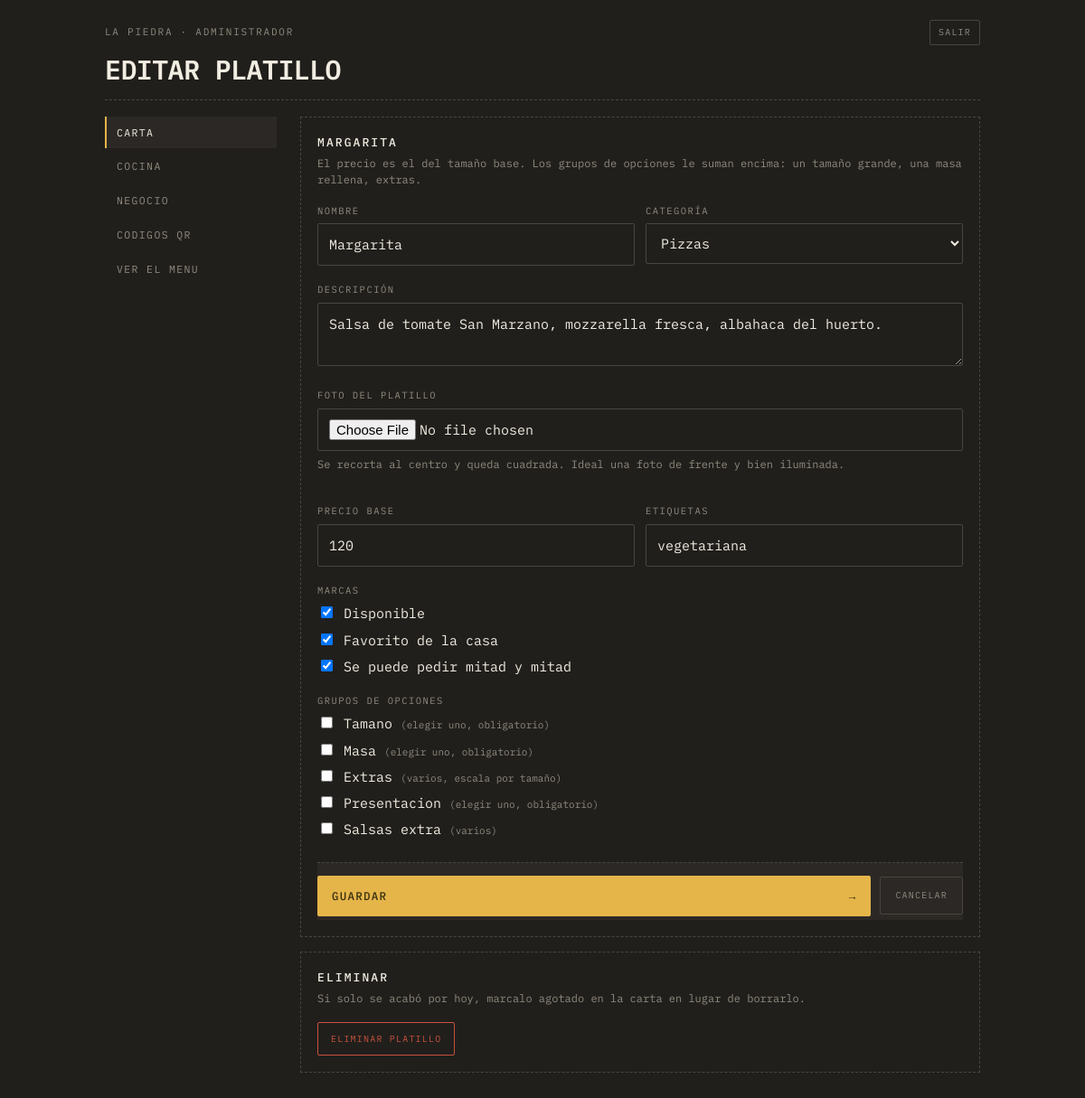
The app's page /admin/producto.php?id=1 (signed in) with its own data.
### tables this page shows
CREATE TABLE negocios (
  id            INT AUTO_INCREMENT PRIMARY KEY,
  slug          VARCHAR(60)  NOT NULL UNIQUE,
  nombre        VARCHAR(120) NOT NULL,
  tagline       VARCHAR(180) DEFAULT NULL,
  whatsapp      VARCHAR(20)  NOT NULL,
  moneda        VARCHAR(5)   NOT NULL DEFAULT 'L',
  impuesto      DECIMAL(4,3) NOT NULL DEFAULT 0.150,
  tema          VARCHAR(30)  NOT NULL DEFAULT 'comanda',
  color_fondo   VARCHAR(9)   DEFAULT NULL,    
  color_acento  VARCHAR(9)   DEFAULT NULL,    
  activo        TINYINT(1)   NOT NULL DEFAULT 1,
  creado        TIMESTAMP    NOT NULL DEFAULT CURRENT_TIMESTAMP
);

CREATE TABLE productos (
  id           INT AUTO_INCREMENT PRIMARY KEY,
  negocio_id   INT NOT NULL,
  categoria_id INT NOT NULL,
  nombre       VARCHAR(120) NOT NULL,
  descripcion  VARCHAR(400) DEFAULT NULL,
  imagen       VARCHAR(255) DEFAULT NULL,
  precio       DECIMAL(10,2) NOT NULL DEFAULT 0,
  disponible   TINYINT(1) NOT NULL DEFAULT 1,
  destacado    TINYINT(1) NOT NULL DEFAULT 0,
  mitades      TINYINT(1) NOT NULL DEFAULT 0,
  etiquetas    VARCHAR(120) DEFAULT NULL,
  orden        INT NOT NULL DEFAULT 0,
  CONSTRAINT fk_productos_negocio FOREIGN KEY (negocio_id)
    REFERENCES negocios(id) ON DELETE CASCADE,
  CONSTRAINT fk_productos_categoria FOREIGN KEY (categoria_id)
    REFERENCES categorias(id) ON DELETE CASCADE
);

CREATE TABLE grupos (
  id                INT AUTO_INCREMENT PRIMARY KEY,
  negocio_id        INT NOT NULL,
  nombre            VARCHAR(80) NOT NULL,
  tipo              ENUM('unico','multiple') NOT NULL DEFAULT 'unico',
  obligatorio       TINYINT(1) NOT NULL DEFAULT 0,
  minimo            INT NOT NULL DEFAULT 0,
  maximo            INT NOT NULL DEFAULT 0,      
  escala_por_tamano TINYINT(1) NOT NULL DEFAULT 0,
  orden             INT NOT NULL DEFAULT 0,
  CONSTRAINT fk_grupos_negocio FOREIGN KEY (negocio_id)
    REFERENCES negocios(id) ON DELETE CASCADE
);

### app/util.php (called while the page is built, shortened)
<?php
function e($texto): string
{
    return htmlspecialchars((string) $texto, ENT_QUOTES | ENT_SUBSTITUTE, 'UTF-8');
}
function url(string $ruta = ''): string
{
    return rtrim(BASE_URL, '/') . '/' . ltrim($ruta, '/');
}
function entero($valor, int $porDefecto = 0): int
{
    return is_numeric($valor) ? (int) $valor : $porDefecto;
}

### app/db.php (called while the page is built, shortened)
<?php
function db(): PDO
{
    static $pdo = null;
    if ($pdo === null) {
        $dsn = 'mysql:host=' . DB_HOST . ';dbname=' . DB_NOMBRE . ';charset=utf8mb4';
        try {
            $pdo = new PDO($dsn, DB_USUARIO, DB_CLAVE, [
                PDO::ATTR_ERRMODE            => PDO::ERRMODE_EXCEPTION,
                PDO::ATTR_DEFAULT_FETCH_MODE => PDO::FETCH_ASSOC,
                PDO::ATTR_EMULATE_PREPARES   => false,
            ]);
        } catch (PDOException $e) {
            http_response_code(500);
            if (MOSTRAR_ERRORES) {
                exit('No se pudo conectar a la base de datos: ' . $e->getMessage());
            }
            exit('No se pudo conectar a la base de datos.');
        }
    }
    return $pdo;
}
function consulta(string $sql, array $params = []): PDOStatement
{
    $st = db()->prepare($sql);
    $st->execute($params);
    return $st;
}
function una(string $sql, array $params = []): ?array
{
    $fila = consulta($sql, $params)->fetch();
    return $fila === false ? null : $fila;
}
function todas(string $sql, array $params = []): array
{
    return consulta($sql, $params)->fetchAll();
}

### app/repo.php (called while the page is built, shortened)
<?php
require_once __DIR__ . '/db.php';
require_once __DIR__ . '/util.php';
function negocio_por_id(int $id): ?array
{
    return una('SELECT * FROM negocios WHERE id = ?', [$id]);
}
function categorias(int $negocioId): array
{
    return todas(
        'SELECT * FROM categorias WHERE negocio_id = ? ORDER BY orden, nombre',
        [$negocioId]
    );
}

### app/auth.php (called while the page is built, shortened)
<?php
require_once __DIR__ . '/db.php';
require_once __DIR__ . '/util.php';
function usuario(): ?array
{
    return $_SESSION['usuario'] ?? null;
}
function requiere_sesion(): array
{
    $u = usuario();
    return $u;
}
function requiere_dueno(): array
{
    $u = requiere_sesion();
    return $u;
}

### admin/producto.php (the view, shortened to what this page needs)
<?php
require_once __DIR__ . '/comun.php';
$u = requiere_dueno();
$negocio = negocio_por_id((int) $u['negocio_id']);
$negocioId = (int) $negocio['id'];
$id = entero($_GET['id'] ?? 0);
$producto = null;
if ($id > 0) {
    $producto = una('SELECT * FROM productos WHERE id = ? AND negocio_id = ?', [$id, $negocioId]);
}
$cats   = categorias($negocioId);
$grupos = todas('SELECT * FROM grupos WHERE negocio_id = ? ORDER BY orden, nombre', [$negocioId]);
$asignados = [];
$v = function (string $campo, $porDefecto = '') use ($producto) {
    return $producto[$campo] ?? $porDefecto;
};
cabecera_panel($id > 0 ? 'Editar platillo' : 'Nuevo platillo', 'carta', $negocio);
?>
<div class="bloque">
  <h2><?= $id > 0 ? e($producto['nombre']) : 'Nuevo platillo' ?></h2>
  <p class="ayuda">
    El precio es el del tamaño base. Los grupos de opciones le suman encima:
    un tamaño grande, una masa rellena, extras.
  </p>
  <form method="post" enctype="multipart/form-data">
    <div class="dos">
      <div class="campo" style="margin-top:0">
        <label class="campo__rotulo" for="nombre">Nombre</label>
        <input id="nombre" name="nombre" maxlength="120" required value="<?= e($v('nombre')) ?>">
      </div>
      <div class="campo" style="margin-top:0">
        <label class="campo__rotulo" for="categoria_id">Categoría</label>
        <select id="categoria_id" name="categoria_id">
          <?php foreach ($cats as $c): ?>
            <option value="<?= (int) $c['id'] ?>"<?= (int) $c['id'] === (int) $v('categoria_id', 0) ? ' selected' : '' ?>>
              <?= e($c['nombre']) ?>
            </option>
          <?php endforeach; ?>
        </select>
      </div>
    </div>
    <div class="campo">
      <label class="campo__rotulo" for="descripcion">Descripción</label>
      <textarea id="descripcion" name="descripcion" maxlength="400"
                placeholder="Los ingredientes, como los diría un mesero"><?= e($v('descripcion')) ?></textarea>
    </div>
    <div class="campo">
      <label class="campo__rotulo" for="imagen">Foto del platillo</label>
      <input id="imagen" name="imagen" type="file" accept="image/jpeg,image/png,image/webp">
      <p class="ayuda" style="margin-top:6px">
        Se recorta al centro y queda cuadrada. Ideal una foto de frente y bien iluminada.
      </p>
    </div>
    <div class="dos">
      <div class="campo">
        <label class="campo__rotulo" for="precio">Precio base</label>
        <input id="precio" name="precio" type="number" min="0" step="1" value="<?= (int) $v('precio', 0) ?>">
      </div>
      <div class="campo">
        <label class="campo__rotulo" for="etiquetas">Etiquetas</label>
        <input id="etiquetas" name="etiquetas" maxlength="120" value="<?= e($v('etiquetas')) ?>"
               placeholder="picante, vegetariana">
      </div>
    </div>
    <div class="campo">
      <span class="campo__rotulo">Marcas</span>
      <label style="display:block;margin-bottom:6px">
        <input type="checkbox" name="disponible" style="width:auto"
               <?= $id === 0 || (int) $v('disponible', 1) === 1 ? 'checked' : '' ?>> Disponible
      </label>
      <label style="display:block;margin-bottom:6px">
        <input type="checkbox" name="destacado" style="width:auto"
               <?= (int) $v('destacado', 0) === 1 ? 'checked' : '' ?>> Favorito de la casa
      </label>
      <label style="display:block">
        <input type="checkbox" name="mitades" style="width:auto"
               <?= (int) $v('mitades', 0) === 1 ? 'checked' : '' ?>> Se puede pedir mitad y mitad
      </label>
    </div>
    <div class="campo">
      <span class="campo__rotulo">Grupos de opciones</span>
      <?php foreach ($grupos as $g): ?>
        <label style="display:block;margin-bottom:6px">
          <input type="checkbox" name="grupos[]" value="<?= (int) $g['id'] ?>" style="width:auto"
                 <?= in_array((int) $g['id'], $asignados, true) ? 'checked' : '' ?>>
          <?= e($g['nombre']) ?>
          <span style="color:var(--suave);font-size:11px">
            (<?= $g['tipo'] === 'unico' ? 'elegir uno' : 'varios' ?><?= (int) $g['obligatorio'] === 1 ? ', obligatorio' : '' ?><?= (int) $g['escala_por_tamano'] === 1 ? ', escala por tamaño' : '' ?>)
          </span>
        </label>
      <?php endforeach; ?>
    </div>
    <div class="pie">
      <button class="accion" type="submit"><span>Guardar</span><span>&rarr;</span></button>
      <a class="mini" href="<?= url('admin/index.php') ?>" style="padding:12px 16px">Cancelar</a>
    </div>
  </form>
</div>
<?php if ($id > 0): ?>
<div class="bloque">
  <h2>Eliminar</h2>
  <p class="ayuda">Si solo se acabó por hoy, marcalo agotado en la carta en lugar de borrarlo.</p>
  <form method="post" action="<?= url('admin/index.php') ?>"
        onsubmit="return confirm('¿Eliminar este platillo de la carta?')">
    <button class="mini mini--peligro" type="submit" style="padding:10px 14px">Eliminar platillo</button>
  </form>
</div>
<?php endif; ?>
<?php pie_panel(); ?>

### admin/comun.php (shortened to what this page needs)
<?php
require_once __DIR__ . '/../app/auth.php';
require_once __DIR__ . '/../app/repo.php';
function cabecera_panel(string $titulo, string $activo, array $negocio): void
{
    $u = usuario();
    $paginas = [
        'carta'   => ['Carta', 'index.php'],
        'cocina'  => ['Cocina', 'cocina.php'],
        'negocio' => ['Negocio', 'negocio.php'],
        'qr'      => ['Codigos QR', 'qr.php'],
    ];
    ?>
<!DOCTYPE html>
<html lang="es">
<head>
<link rel="stylesheet" href="<?= url('assets/css/comanda.css') ?>">
</head>
<body>
<main class="envoltura" style="padding-bottom:60px">
  <header class="cabecera">
    <div class="cabecera__meta">
      <span class="rotulo"><?= e($negocio['nombre']) ?> · <?= e($u['nombre']) ?></span>
      <a class="mini" href="<?= url('admin/salir.php') ?>">Salir</a>
    </div>
    <h1 class="cabecera__nombre" style="font-size:30px"><?= e($titulo) ?></h1>
  </header>
  <hr class="raya">
  <div class="panel">
    <nav class="menu-lateral">
      <?php foreach ($paginas as $clave => $p): ?>
        <a href="<?= url('admin/' . $p[1]) ?>"<?= $clave === $activo ? ' aria-current="page"' : '' ?>><?= e($p[0]) ?></a>
      <?php endforeach; ?>
      <a href="<?= url('index.php?r=' . urlencode($negocio['slug'])) ?>" target="_blank" rel="noopener">Ver el menu</a>
    </nav>
    <div>
    <?php
}
function pie_panel(): void
{
    ?>
    </div>
  </div>
</main>
</body>
</html>
    <?php
}

### assets/css/comanda.css (style rules this page uses)
:root { --fondo: #211F1C; --fondo2: #2B2825; --fondo3: #35312C; --linea: #4A453D; --tinta: #F2EDE2; --suave: #908A7F; --ambar: #E5B54A; --ambar-hondo: #3A2E10; --rojo: #C7523C; --papel: #EFE7D6; --papel-tinta: #211D17; --papel-suave: #6E6455; --mono: "IBM Plex Mono", ui-monospace, "Courier New", monospace; --r: 2px; --ancho: 640px; }
* { box-sizing: border-box; }
html, body { margin: 0; padding: 0; background: var(--fondo); color: var(--tinta); font-family: var(--mono); font-size: 15px; line-height: 1.55; -webkit-font-smoothing: antialiased; }
button, input, select, textarea { font: inherit; color: inherit; }
button { background: none; border: 0; cursor: pointer; padding: 0; }
a { color: var(--ambar); }
.envoltura { max-width: var(--ancho); margin: 0 auto; padding: 0 16px 130px; }
.rotulo { font-size: 11px; letter-spacing: .16em; text-transform: uppercase; color: var(--suave); }
.raya { border: 0; border-top: 1px dashed var(--linea); margin: 18px 0; }
.cabecera { padding: 22px 0 0; }
.cabecera__meta { display: flex; justify-content: space-between; align-items: center; gap: 12px; }
.cabecera__nombre { font-size: clamp(26px, 8vw, 38px); font-weight: 600; letter-spacing: -.02em; text-transform: uppercase; margin: 12px 0 4px; line-height: 1; }
.campo { margin-top: 18px; }
.campo__rotulo { display: block; font-size: 10.5px; letter-spacing: .14em; text-transform: uppercase; color: var(--suave); margin-bottom: 6px; }
.campo input, .campo select, .campo textarea { width: 100%; padding: 11px 12px; background: var(--fondo); border: 1px solid var(--linea); border-radius: var(--r); color: var(--tinta); }
.campo textarea { resize: vertical; min-height: 66px; }
.dos { display: grid; grid-template-columns: 1fr 1fr; gap: 12px; }
.pie { position: sticky; bottom: 0; background: var(--fondo2); border-top: 1px dashed var(--linea); padding: 14px 0 4px; margin-top: 24px; display: flex; gap: 10px; align-items: center; }
.accion { flex: 1; background: var(--ambar); color: var(--ambar-hondo); padding: 13px 16px; border-radius: var(--r); display: flex; justify-content: space-between; gap: 10px; font-size: 12.5px; letter-spacing: .1em; text-transform: uppercase; font-weight: 500; }
.panel { display: grid; grid-template-columns: 190px 1fr; gap: 26px; align-items: start; }
.menu-lateral { position: sticky; top: 16px; display: grid; gap: 2px; }
.menu-lateral a { padding: 9px 11px; font-size: 11.5px; letter-spacing: .12em; text-transform: uppercase; color: var(--suave); text-decoration: none; border-left: 2px solid transparent; }
.menu-lateral a[aria-current="page"] { color: var(--tinta); border-left-color: var(--ambar); background: var(--fondo2); }
.bloque { border: 1px dashed var(--linea); padding: 18px; margin-bottom: 16px; }
.bloque h2 { font-size: 13px; letter-spacing: .16em; text-transform: uppercase; margin: 0 0 4px; font-weight: 500; }
.bloque p.ayuda { font-size: 12px; color: var(--suave); margin: 0 0 16px; line-height: 1.55; }
.mini { font-size: 10px; letter-spacing: .12em; text-transform: uppercase; border: 1px solid var(--linea); padding: 5px 9px; border-radius: var(--r); color: var(--suave); text-decoration: none; display: inline-block; }
.mini--peligro { border-color: var(--rojo); color: var(--rojo); }

### admin/comun.php (style rules this page uses)
:root { --ancho: 1000px; }

### records on screen
negocios: nombre "LA PIEDRA"
productos: nombre "MARGARITA", nombre "Margarita", descripcion "Salsa de tomate San Marzano, mozzarella fresca, albahaca del huerto.", precio "120", etiquetas "vegetariana", disponible "☑", destacado "☑", mitades "☑"
grupos: nombre "Tamano", tipo "elegir uno", obligatorio ", obligatorio"
grupos: nombre "Masa", tipo "elegir uno", obligatorio ", obligatorio"
grupos: nombre "Extras", tipo "varios", escala_por_tamano ", escala por tamaño"
grupos: nombre "Presentacion", tipo "elegir uno", obligatorio ", obligatorio"
grupos: nombre "Salsas extra", tipo "varios"

### other values on screen
$u['nombre'] "ADMINISTRADOR"
$titulo "EDITAR PLATILLO"
$p[0] "CARTA"
$p[0] "COCINA"
$p[0] "NEGOCIO"
$p[0] "CODIGOS QR"
form field categoria_id "Pizzas"
